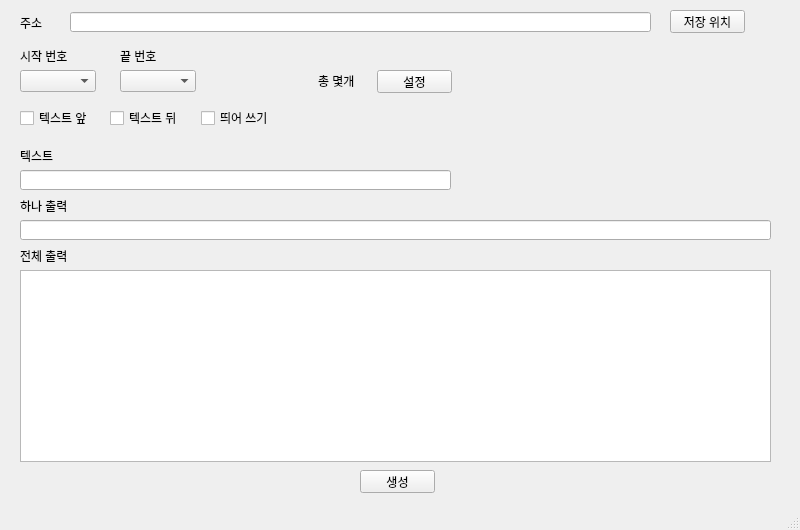
<?xml version="1.0" encoding="UTF-8"?>
<ui version="4.0">
 <class>MainWindow</class>
 <widget class="QMainWindow" name="MainWindow">
  <property name="geometry">
   <rect>
    <x>0</x>
    <y>0</y>
    <width>800</width>
    <height>530</height>
   </rect>
  </property>
  <property name="minimumSize">
   <size>
    <width>800</width>
    <height>530</height>
   </size>
  </property>
  <property name="maximumSize">
   <size>
    <width>800</width>
    <height>530</height>
   </size>
  </property>
  <property name="windowTitle">
   <string>MainWindow</string>
  </property>
  <widget class="QWidget" name="centralwidget">
   <widget class="QPushButton" name="pushButton_1">
    <property name="geometry">
     <rect>
      <x>670</x>
      <y>10</y>
      <width>75</width>
      <height>23</height>
     </rect>
    </property>
    <property name="text">
     <string>저장 위치</string>
    </property>
   </widget>
   <widget class="QLineEdit" name="lineEdit_1">
    <property name="geometry">
     <rect>
      <x>70</x>
      <y>12</y>
      <width>581</width>
      <height>20</height>
     </rect>
    </property>
   </widget>
   <widget class="QLabel" name="label">
    <property name="geometry">
     <rect>
      <x>20</x>
      <y>17</y>
      <width>56</width>
      <height>12</height>
     </rect>
    </property>
    <property name="text">
     <string>주소</string>
    </property>
   </widget>
   <widget class="QCheckBox" name="checkBox_1">
    <property name="geometry">
     <rect>
      <x>20</x>
      <y>110</y>
      <width>81</width>
      <height>16</height>
     </rect>
    </property>
    <property name="text">
     <string>텍스트 앞</string>
    </property>
   </widget>
   <widget class="QLabel" name="label_2">
    <property name="geometry">
     <rect>
      <x>20</x>
      <y>50</y>
      <width>56</width>
      <height>12</height>
     </rect>
    </property>
    <property name="text">
     <string>시작 번호</string>
    </property>
   </widget>
   <widget class="QLabel" name="label_3">
    <property name="geometry">
     <rect>
      <x>120</x>
      <y>50</y>
      <width>56</width>
      <height>12</height>
     </rect>
    </property>
    <property name="text">
     <string>끝 번호</string>
    </property>
   </widget>
   <widget class="QListWidget" name="listWidget">
    <property name="geometry">
     <rect>
      <x>20</x>
      <y>270</y>
      <width>751</width>
      <height>192</height>
     </rect>
    </property>
   </widget>
   <widget class="QLineEdit" name="lineEdit_4">
    <property name="geometry">
     <rect>
      <x>20</x>
      <y>170</y>
      <width>431</width>
      <height>20</height>
     </rect>
    </property>
   </widget>
   <widget class="QCheckBox" name="checkBox_2">
    <property name="geometry">
     <rect>
      <x>110</x>
      <y>110</y>
      <width>81</width>
      <height>16</height>
     </rect>
    </property>
    <property name="text">
     <string>텍스트 뒤</string>
    </property>
   </widget>
   <widget class="QLabel" name="label_4">
    <property name="geometry">
     <rect>
      <x>20</x>
      <y>200</y>
      <width>56</width>
      <height>12</height>
     </rect>
    </property>
    <property name="text">
     <string>하나 출력</string>
    </property>
   </widget>
   <widget class="QLabel" name="label_5">
    <property name="geometry">
     <rect>
      <x>20</x>
      <y>250</y>
      <width>56</width>
      <height>12</height>
     </rect>
    </property>
    <property name="text">
     <string>전체 출력</string>
    </property>
   </widget>
   <widget class="QLineEdit" name="lineEdit_5">
    <property name="geometry">
     <rect>
      <x>20</x>
      <y>220</y>
      <width>751</width>
      <height>20</height>
     </rect>
    </property>
   </widget>
   <widget class="QPushButton" name="pushButton_2">
    <property name="geometry">
     <rect>
      <x>360</x>
      <y>470</y>
      <width>75</width>
      <height>23</height>
     </rect>
    </property>
    <property name="text">
     <string>생성</string>
    </property>
   </widget>
   <widget class="QLabel" name="label_6">
    <property name="geometry">
     <rect>
      <x>318</x>
      <y>75</y>
      <width>56</width>
      <height>12</height>
     </rect>
    </property>
    <property name="text">
     <string>총 몇개</string>
    </property>
   </widget>
   <widget class="QLabel" name="label_7">
    <property name="geometry">
     <rect>
      <x>20</x>
      <y>150</y>
      <width>56</width>
      <height>12</height>
     </rect>
    </property>
    <property name="text">
     <string>텍스트</string>
    </property>
   </widget>
   <widget class="QPushButton" name="pushButton_3">
    <property name="geometry">
     <rect>
      <x>377</x>
      <y>70</y>
      <width>75</width>
      <height>23</height>
     </rect>
    </property>
    <property name="text">
     <string>설정</string>
    </property>
   </widget>
   <widget class="QCheckBox" name="checkBox_3">
    <property name="geometry">
     <rect>
      <x>201</x>
      <y>110</y>
      <width>81</width>
      <height>16</height>
     </rect>
    </property>
    <property name="text">
     <string>띄어 쓰기</string>
    </property>
   </widget>
   <widget class="QComboBox" name="comboBox_1">
    <property name="geometry">
     <rect>
      <x>20</x>
      <y>70</y>
      <width>76</width>
      <height>22</height>
     </rect>
    </property>
   </widget>
   <widget class="QComboBox" name="comboBox_2">
    <property name="geometry">
     <rect>
      <x>120</x>
      <y>70</y>
      <width>76</width>
      <height>22</height>
     </rect>
    </property>
   </widget>
  </widget>
  <widget class="QStatusBar" name="statusbar"/>
 </widget>
 <resources/>
 <connections/>
</ui>
